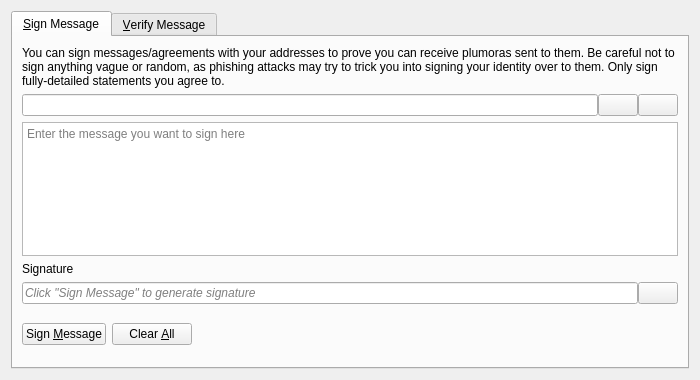
<?xml version="1.0" encoding="UTF-8"?>
<ui version="4.0">
 <class>SignVerifyMessageDialog</class>
 <widget class="QDialog" name="SignVerifyMessageDialog">
  <property name="geometry">
   <rect>
    <x>0</x>
    <y>0</y>
    <width>700</width>
    <height>380</height>
   </rect>
  </property>
  <property name="windowTitle">
   <string>Signatures - Sign / Verify a Message</string>
  </property>
  <property name="modal">
   <bool>true</bool>
  </property>
  <layout class="QVBoxLayout" name="verticalLayout">
   <item>
    <widget class="QTabWidget" name="tabWidget">
     <property name="currentIndex">
      <number>0</number>
     </property>
     <widget class="QWidget" name="tabSignMessage">
      <attribute name="title">
       <string>&amp;Sign Message</string>
      </attribute>
      <layout class="QVBoxLayout" name="verticalLayout_SM">
       <item>
        <widget class="QLabel" name="infoLabel_SM">
         <property name="text">
          <string>You can sign messages/agreements with your addresses to prove you can receive plumoras sent to them. Be careful not to sign anything vague or random, as phishing attacks may try to trick you into signing your identity over to them. Only sign fully-detailed statements you agree to.</string>
         </property>
         <property name="textFormat">
          <enum>Qt::PlainText</enum>
         </property>
         <property name="wordWrap">
          <bool>true</bool>
         </property>
        </widget>
       </item>
       <item>
        <layout class="QHBoxLayout" name="horizontalLayout_1_SM">
         <property name="spacing">
          <number>0</number>
         </property>
         <item>
          <widget class="QValidatedLineEdit" name="addressIn_SM">
           <property name="toolTip">
            <string>The Plumora address to sign the message with</string>
           </property>
          </widget>
         </item>
         <item>
          <widget class="QPushButton" name="addressBookButton_SM">
           <property name="toolTip">
            <string>Choose previously used address</string>
           </property>
           <property name="text">
            <string/>
           </property>
           <property name="icon">
            <iconset resource="../bitcoin.qrc">
             <normaloff>:/icons/address-book</normaloff>:/icons/address-book</iconset>
           </property>
           <property name="shortcut">
            <string>Alt+A</string>
           </property>
           <property name="autoDefault">
            <bool>false</bool>
           </property>
          </widget>
         </item>
         <item>
          <widget class="QPushButton" name="pasteButton_SM">
           <property name="toolTip">
            <string>Paste address from clipboard</string>
           </property>
           <property name="text">
            <string/>
           </property>
           <property name="icon">
            <iconset resource="../bitcoin.qrc">
             <normaloff>:/icons/editpaste</normaloff>:/icons/editpaste</iconset>
           </property>
           <property name="shortcut">
            <string>Alt+P</string>
           </property>
           <property name="autoDefault">
            <bool>false</bool>
           </property>
          </widget>
         </item>
        </layout>
       </item>
       <item>
        <widget class="QPlainTextEdit" name="messageIn_SM">
         <property name="toolTip">
          <string>Enter the message you want to sign here</string>
         </property>
         <property name="placeholderText">
          <string>Enter the message you want to sign here</string>
         </property>
        </widget>
       </item>
       <item>
        <widget class="QLabel" name="signatureLabel_SM">
         <property name="text">
          <string>Signature</string>
         </property>
         <property name="textFormat">
          <enum>Qt::PlainText</enum>
         </property>
        </widget>
       </item>
       <item>
        <layout class="QHBoxLayout" name="horizontalLayout_2_SM">
         <property name="spacing">
          <number>0</number>
         </property>
         <item>
          <widget class="QLineEdit" name="signatureOut_SM">
           <property name="placeholderText">
            <string>Click "Sign Message" to generate signature</string>
           </property>
           <property name="font">
            <font>
             <italic>true</italic>
            </font>
           </property>
           <property name="readOnly">
            <bool>true</bool>
           </property>
          </widget>
         </item>
         <item>
          <widget class="QPushButton" name="copySignatureButton_SM">
           <property name="toolTip">
            <string>Copy the current signature to the system clipboard</string>
           </property>
           <property name="text">
            <string/>
           </property>
           <property name="icon">
            <iconset resource="../bitcoin.qrc">
             <normaloff>:/icons/editcopy</normaloff>:/icons/editcopy</iconset>
           </property>
           <property name="autoDefault">
            <bool>false</bool>
           </property>
          </widget>
         </item>
        </layout>
       </item>
       <item>
        <layout class="QHBoxLayout" name="horizontalLayout_3_SM">
         <item>
          <widget class="QPushButton" name="signMessageButton_SM">
           <property name="toolTip">
            <string>Sign the message to prove you own this Plumora address</string>
           </property>
           <property name="text">
            <string>Sign &amp;Message</string>
           </property>
           <property name="icon">
            <iconset resource="../bitcoin.qrc">
             <normaloff>:/icons/edit</normaloff>:/icons/edit</iconset>
           </property>
           <property name="autoDefault">
            <bool>false</bool>
           </property>
          </widget>
         </item>
         <item>
          <widget class="QPushButton" name="clearButton_SM">
           <property name="toolTip">
            <string>Reset all sign message fields</string>
           </property>
           <property name="text">
            <string>Clear &amp;All</string>
           </property>
           <property name="icon">
            <iconset resource="../bitcoin.qrc">
             <normaloff>:/icons/remove</normaloff>:/icons/remove</iconset>
           </property>
           <property name="autoDefault">
            <bool>false</bool>
           </property>
          </widget>
         </item>
         <item>
          <spacer name="horizontalSpacer_1_SM">
           <property name="orientation">
            <enum>Qt::Horizontal</enum>
           </property>
           <property name="sizeHint" stdset="0">
            <size>
             <width>40</width>
             <height>48</height>
            </size>
           </property>
          </spacer>
         </item>
         <item>
          <widget class="QLabel" name="statusLabel_SM">
           <property name="font">
            <font>
             <weight>75</weight>
             <bold>true</bold>
            </font>
           </property>
           <property name="text">
            <string/>
           </property>
           <property name="wordWrap">
            <bool>true</bool>
           </property>
          </widget>
         </item>
         <item>
          <spacer name="horizontalSpacer_2_SM">
           <property name="orientation">
            <enum>Qt::Horizontal</enum>
           </property>
           <property name="sizeHint" stdset="0">
            <size>
             <width>40</width>
             <height>48</height>
            </size>
           </property>
          </spacer>
         </item>
        </layout>
       </item>
      </layout>
     </widget>
     <widget class="QWidget" name="tabVerifyMessage">
      <attribute name="title">
       <string>&amp;Verify Message</string>
      </attribute>
      <layout class="QVBoxLayout" name="verticalLayout_VM">
       <item>
        <widget class="QLabel" name="infoLabel_VM">
         <property name="text">
          <string>Enter the receiver's address, message (ensure you copy line breaks, spaces, tabs, etc. exactly) and signature below to verify the message. Be careful not to read more into the signature than what is in the signed message itself, to avoid being tricked by a man-in-the-middle attack. Note that this only proves the signing party receives with the address, it cannot prove sendership of any transaction!</string>
         </property>
         <property name="textFormat">
          <enum>Qt::PlainText</enum>
         </property>
         <property name="alignment">
          <set>Qt::AlignLeading|Qt::AlignLeft|Qt::AlignTop</set>
         </property>
         <property name="wordWrap">
          <bool>true</bool>
         </property>
        </widget>
       </item>
       <item>
        <layout class="QHBoxLayout" name="horizontalLayout_1_VM">
         <property name="spacing">
          <number>0</number>
         </property>
         <item>
          <widget class="QValidatedLineEdit" name="addressIn_VM">
           <property name="toolTip">
            <string>The Plumora address the message was signed with</string>
           </property>
          </widget>
         </item>
         <item>
          <widget class="QPushButton" name="addressBookButton_VM">
           <property name="toolTip">
            <string>Choose previously used address</string>
           </property>
           <property name="text">
            <string/>
           </property>
           <property name="icon">
            <iconset resource="../bitcoin.qrc">
             <normaloff>:/icons/address-book</normaloff>:/icons/address-book</iconset>
           </property>
           <property name="shortcut">
            <string>Alt+A</string>
           </property>
           <property name="autoDefault">
            <bool>false</bool>
           </property>
          </widget>
         </item>
        </layout>
       </item>
       <item>
        <widget class="QPlainTextEdit" name="messageIn_VM">
          <property name="toolTip">
            <string>The signed message to verify</string>
          </property>
          <property name="placeholderText">
            <string>The signed message to verify</string>
          </property>
        </widget>
       </item>
       <item>
        <widget class="QValidatedLineEdit" name="signatureIn_VM">
          <property name="toolTip">
            <string>The signature given when the message was signed</string>
          </property>
          <property name="placeholderText">
            <string>The signature given when the message was signed</string>
          </property>
        </widget>
       </item>
       <item>
        <layout class="QHBoxLayout" name="horizontalLayout_2_VM">
         <item>
          <widget class="QPushButton" name="verifyMessageButton_VM">
           <property name="toolTip">
            <string>Verify the message to ensure it was signed with the specified Plumora address</string>
           </property>
           <property name="text">
            <string>Verify &amp;Message</string>
           </property>
           <property name="icon">
            <iconset resource="../bitcoin.qrc">
             <normaloff>:/icons/transaction_0</normaloff>:/icons/transaction_0</iconset>
           </property>
           <property name="autoDefault">
            <bool>false</bool>
           </property>
          </widget>
         </item>
         <item>
          <widget class="QPushButton" name="clearButton_VM">
           <property name="toolTip">
            <string>Reset all verify message fields</string>
           </property>
           <property name="text">
            <string>Clear &amp;All</string>
           </property>
           <property name="icon">
            <iconset resource="../bitcoin.qrc">
             <normaloff>:/icons/remove</normaloff>:/icons/remove</iconset>
           </property>
           <property name="autoDefault">
            <bool>false</bool>
           </property>
          </widget>
         </item>
         <item>
          <spacer name="horizontalSpacer_1_VM">
           <property name="orientation">
            <enum>Qt::Horizontal</enum>
           </property>
           <property name="sizeHint" stdset="0">
            <size>
             <width>40</width>
             <height>48</height>
            </size>
           </property>
          </spacer>
         </item>
         <item>
          <widget class="QLabel" name="statusLabel_VM">
           <property name="font">
            <font>
             <weight>75</weight>
             <bold>true</bold>
            </font>
           </property>
           <property name="text">
            <string/>
           </property>
           <property name="wordWrap">
            <bool>true</bool>
           </property>
          </widget>
         </item>
         <item>
          <spacer name="horizontalSpacer_2_VM">
           <property name="orientation">
            <enum>Qt::Horizontal</enum>
           </property>
           <property name="sizeHint" stdset="0">
            <size>
             <width>40</width>
             <height>48</height>
            </size>
           </property>
          </spacer>
         </item>
        </layout>
       </item>
      </layout>
     </widget>
    </widget>
   </item>
  </layout>
 </widget>
 <customwidgets>
  <customwidget>
   <class>QValidatedLineEdit</class>
   <extends>QLineEdit</extends>
   <header>qt/qvalidatedlineedit.h</header>
  </customwidget>
 </customwidgets>
 <resources>
  <include location="../bitcoin.qrc"/>
 </resources>
 <connections/>
</ui>
